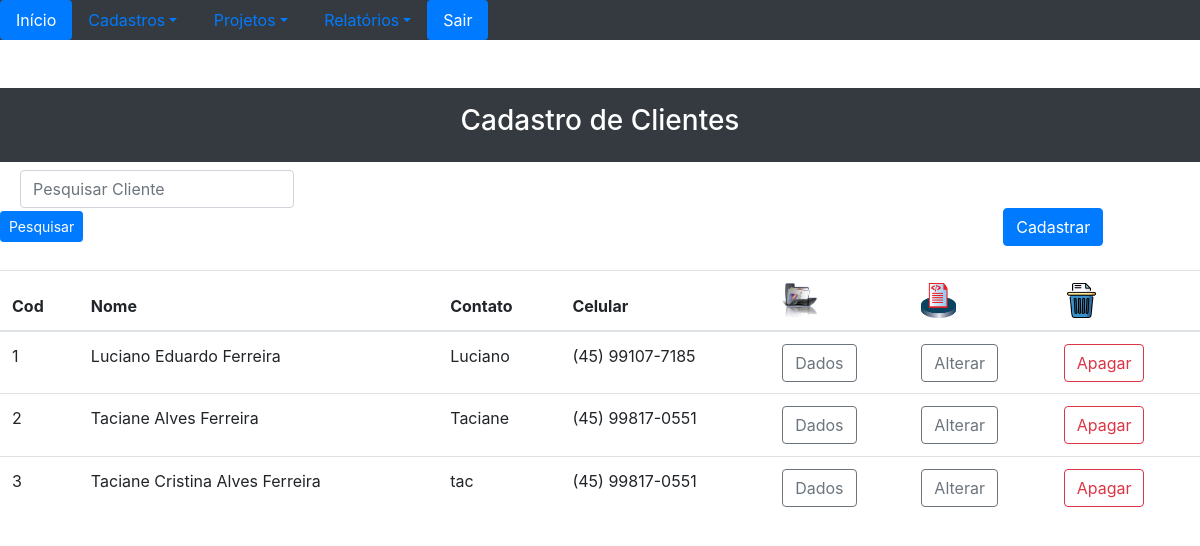
/visual/gridCliente.php (signed in), run on the app's committed database.
### tables this page shows
CREATE TABLE `clientes_tbl` (
  `id` int(11) NOT NULL,
  `tipo` varchar(20) NOT NULL,
  `nome` varchar(200) NOT NULL,
  `dtnasc` date NOT NULL,
  `telfixo` varchar(50) NOT NULL,
  `celular` varchar(50) NOT NULL,
  `contato` varchar(50) NOT NULL,
  `endereco` varchar(200) NOT NULL,
  `numero` varchar(30) NOT NULL,
  `cep` varchar(20) NOT NULL,
  `bairro` varchar(150) NOT NULL,
  `complemento` varchar(150) NOT NULL,
  `cidade` varchar(150) NOT NULL,
  `uf` varchar(3) NOT NULL,
  `cpfcnpj` varchar(20) NOT NULL,
  `rginsest` varchar(30) NOT NULL
);

### visual/gridCliente.php (the view, shortened to what this page needs)
<!DOCTYPE html>
<html lang="pt-br">
<head>
<link rel="stylesheet" href="../bootstrap/css/bootstrap.min.css">
<link rel="stylesheet" href="fonts/font-awesome.min.css">
</head>
    <body>
        <div class="p-3 mb-2 bg-dark text-white"><h3 class="text-center">Cadastro de Clientes</h3></div>
        <form class="form-inline" name="pesquisar" action="pesquisar">
            <input style="margin-left: 20px;" class="form-control mr-sm-2" type="search" placeholder="Pesquisar Cliente" aria-label="Search">
            <button style="margin-right: 920px;" class="btn btn-primary btn-sm" type="submit">Pesquisar</button>
            <a style="margin-right: 20px;" href="frmClientes.php?op=cadastrar" class="btn btn-primary">Cadastrar</a>
        </form>
        <br/>
        <table class="table">
        <form>
            <thead>
                <tr>
                    <th scope="col">Cod</th>
                    <th scope="col">Nome</th>
                    <th scope="col">Contato</th>
                    <th scope="col">Celular</th>
                    <th scope="col"><img src="../img/pasta_dados.png" width="35px" height="35px"></th>
                    <th scope="col"><img src="../img/ficha3.png" width="35px" height="35px"></th>
                    <th scope="col"><img src="../img/trash.png" width="35px" height="35px"></th>
                </tr>
            </thead>
            <tbody>
            <?php
                $pdo = Database::connect();
                $pdo->setAttribute(PDO::ATTR_ERRMODE, PDO::ERRMODE_EXCEPTION);
                $sql = "SELECT id, nome, contato, celular FROM clientes_tbl ORDER BY nome ASC";
                foreach ($pdo->query($sql) as $row){
                    echo '<tr>';
                    echo '<td>'. $row['id'] . '</td>';
                    echo '<td>'. $row['nome'] . '</td>';
                    echo '<td>'. $row['contato'] . '</td>';
                    echo '<td>'. $row['celular'] . '</td>';
            ?>
                <td>
                    <?php
                    echo '<a class="btn btn-outline-secondary" href="dadosCliente.php?clientData=' . $row['id'] . '">Dados</a>';
                    ?>
                </td>
                <td>
                    <?php
                    echo '<a class="btn btn-outline-secondary" href="frmClientes.php?clientData=' . $row['id'] . '&op=alterar">Alterar</a>';
                    ?>
                </td>
                <td>
                    <form name="frmApagar" action="../classes/operacoesClientes.php" method="post">
                        <input class="btn btn-outline-danger" type="submit" value="Apagar">
                    </form>
                </td>
            <tr>
            <?php  }
            ?>
            </tbody>
        </table>
    </body>
</html>

### data on the page
clientes_tbl: id "1", nome "Luciano Eduardo Ferreira", contato "Luciano", celular "(45) 99107-7185"
clientes_tbl: id "2", nome "Taciane Alves Ferreira", contato "Taciane", celular "(45) 99817-0551"
clientes_tbl: id "3", nome "Taciane Cristina Alves Ferreira", contato "tac", celular "(45) 99817-0551"
